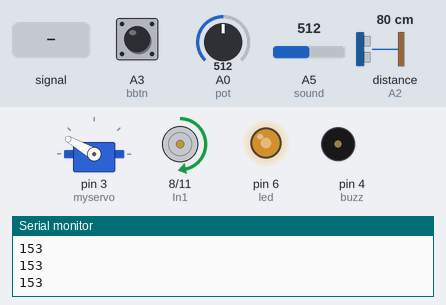
Recording of a sketch running on a simulated Arduino Uno, built with avr-gcc and run on an emulated ATmega328P. On the bench: servo, motor-driver pin pairs drawn as motors (green arrow = first pin HIGH = forward, orange = second pin HIGH = backward, longer = more drive, scaled by the enable pin), output pins drawn as LEDs (lit = HIGH), buzzer (waves = sounding), the last lines printed to the serial monitor. Wiring (inferred from the names in the program): ultrasonic range finder: trigger A1; echo A2. Inputs (shaded band) come from the test bench; at power-on: distance to the obstacle (sensor on A2) 80 cm, A5 (sound) = 512, A0 (pot) = 512, A3 (bbtn) LOW. The echo pulse lasts 58.3 µs per cm; pins used as bus, display or sensor lines are not drawn.

Above: at 1.2 s.
1.3 s: A5 (sound) fed a 200 Hz sine of ±81 counts around its level
At 1.8 s:
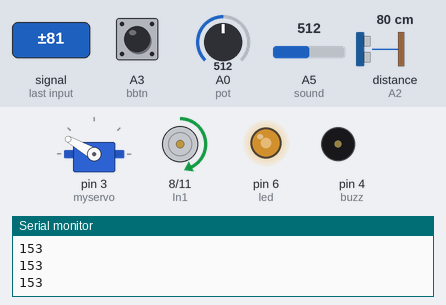
4.3 s: distance to the obstacle (sensor on A2) set to 250 cm
At 5.0 s:
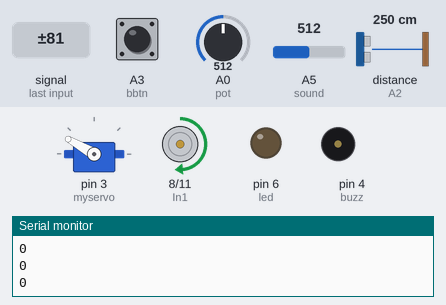
7.3 s: A5 (sound) set to 900
8.8 s: A0 (pot) set to 716
At 9.5 s:
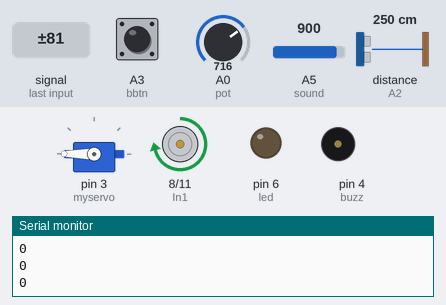
10.3 s: distance to the obstacle (sensor on A2) set to 4 cm
At 10.7 s:
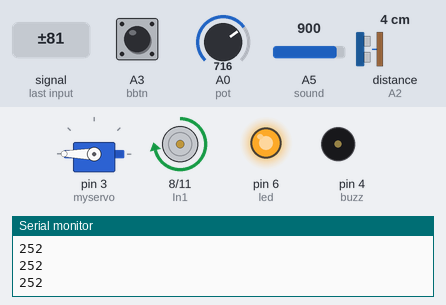
11.8 s: A3 (bbtn) pulled HIGH for 0.15 s
At 13.3 s:
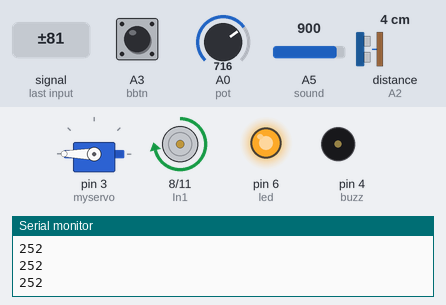
Timing chart, 0 to 14.4 s (numbered marks = the images above; inputs shaded):
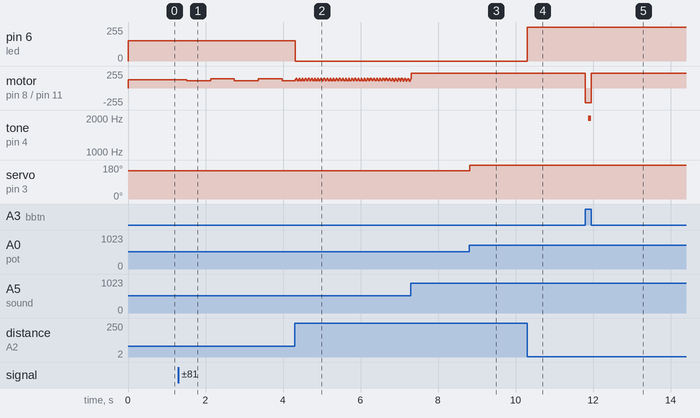

Measured:
- after the input at 1.3 s, motor on pin 8 (In1) / pin 11 (In2): alternates forward 139/255 for 0.62 s and forward 110/255 for 0.62 s, starting after 0.21 s
- after the input at 4.3 s, pin 6 (led): 153/255 → 0/255 at once
- after the input at 8.8 s, servo on pin 3 (myservo): 150° → 180° at once
- after the input at 10.3 s, pin 6 (led): 0/255 → 252/255 at once
- after the input at 11.8 s, motor on pin 8 (In1) / pin 11 (In2): forward 219/255 → backward 219/255 at once, → forward 219/255 0.15 s later; tone on pin 4 (buzz): silent → 1999 Hz after 0.08 s, → silent 0.08 s later

The sketch:

Arduino-circuit.ino
```cpp
#include <Servo.h>

Servo myservo;
const int In1 = 8;
const int In2 = 11;
const int EnA = 5;
const int pot = A0;
const int trig = A1;
const int echo = A2;
const int buzz = 4;
const int bbtn = A3;
const int led = 6;
const int sound = A5;
int sinepitch = 0;

void setup() {
  pinMode(In1, OUTPUT);
  pinMode(In2, OUTPUT);
  pinMode(EnA, OUTPUT);
  pinMode(pot, INPUT);
  pinMode(trig, OUTPUT);
  pinMode(echo, INPUT);
  pinMode(led, OUTPUT);
  pinMode(sound, INPUT);

  myservo.attach(3);
  Serial.begin(9600);

}

void goStraight(int val) {

  // turn on motor A
  digitalWrite(In1, HIGH);
  digitalWrite(In2, LOW);
  // set speed between 150 and 255
  analogWrite(EnA, val);
}

void goReverse(int val) {
  digitalWrite(In1, LOW);

  digitalWrite(In2, HIGH);
  // set speed between 150 and 255

  analogWrite(EnA, val);
}
void loop() {
  int val = analogRead(pot);

  // sets speed for servo depending on potentiometer rotation
  val = map(val, 0, 1023, 0, 300);

  // turns on servo
  myservo.write(val);

  long duration, cm;

  digitalWrite(trig, LOW);
  delayMicroseconds(2);
  digitalWrite(trig, HIGH);
  delayMicroseconds(5);
  digitalWrite(trig, LOW);


  duration = pulseIn(echo, HIGH);
  cm = distanceConvert(duration);
  int dis = map(cm, 0, 1023, 0, 100);

  // a map for the ultra sensor
  long leddis = map(cm,0,200,255,0);

  if (leddis < 0) {
    leddis = 0;
  }

  Serial.println(leddis);

  // turns on led
  analogWrite(led,leddis);

  // bool for checking if button is pressed
  bool pressed = digitalRead(bbtn);

  sinepitch += 1;

  float buzzspeed = analogRead(pot);
  buzzspeed = map(buzzspeed,0,1023,0,10);

  // sets pitch for button using a sine wave
  float pitch = (500*sin((buzzspeed/100)*sinepitch) + 1500);

  // sets speed for motor
  int motorsound = map(analogRead(sound),0,1023,0,250);


  // turns on/off button and determined motor spin direction
  if (pressed) {
    tone(buzz,pitch);
    goReverse(motorsound);
  } else {
    goStraight(motorsound);
    noTone(buzz);
  }

  //delay(50);

}

long distanceConvert(long microSeconds) {
  return microSeconds / 29 / 2;
}
```
